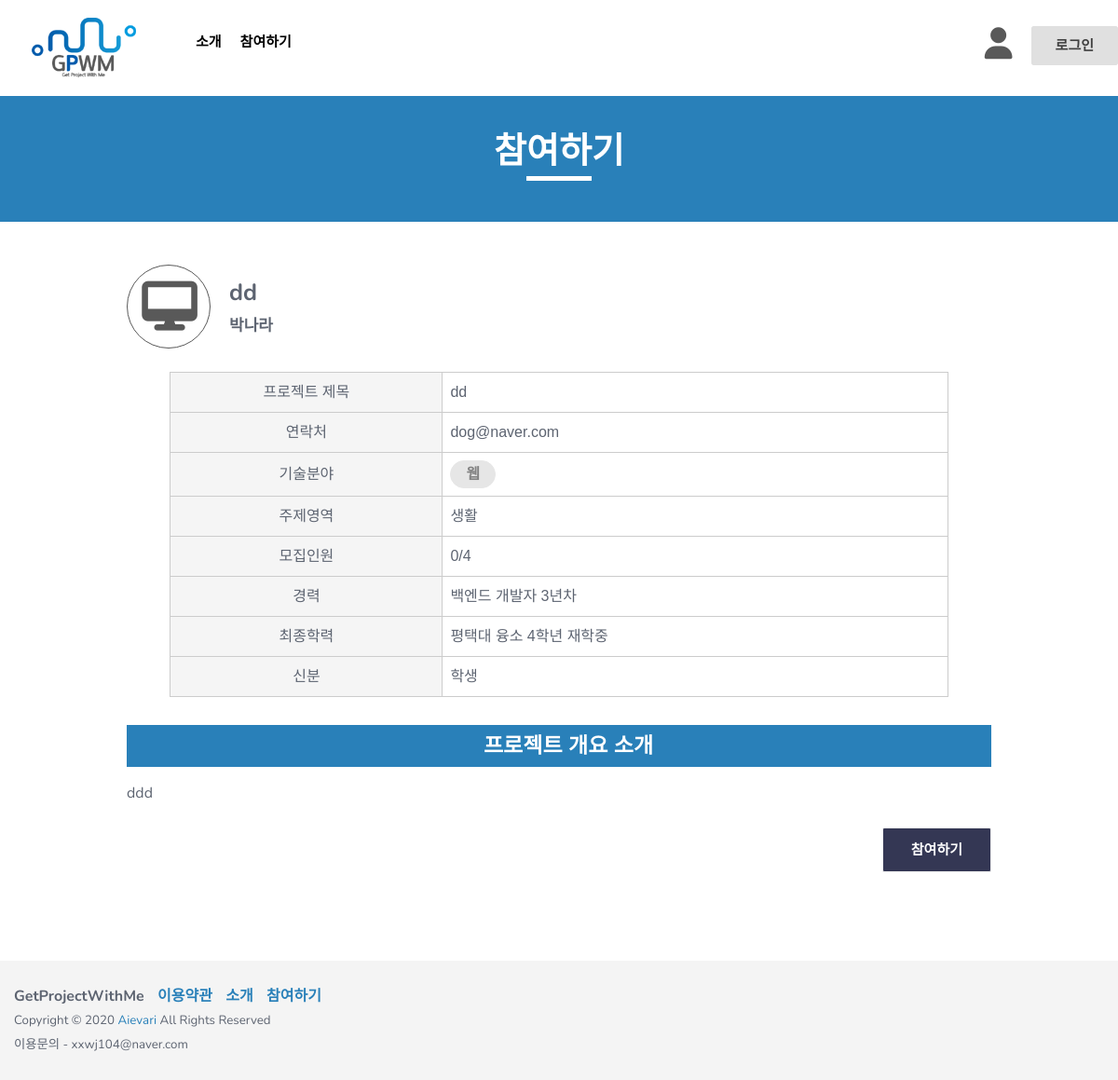
Screenshot of /board/posting/20/ with the database file from the repository.
### board/models.py (models this page shows, shortened)
class Writing(models.Model):
    TECHNICAL_CHOICES = {
       ('웹', '웹'),
       ('앱', '앱'),
       ('게임', '게임'),
       ('인공지능', '인공지능'),
       ('기타', '기타')
    }
    TOPIC_CHOICES = {
       ('생활', '생활'),
       ('업무', '업무'),
       ('공공/교통', '공공/교통'),
       ('금융/핀테크', '금융/핀테크'),
       ('의료', '의료'),
       ('교육', '교육'),
       ('유통/쇼핑', '유통/쇼핑'),
       ('엔터테인먼트', '엔터테인먼트'),
       ('기타', '기타')
    }
    IDENTITY_CHOICES = {
       ('학생', '학생'),
       ('취준생', '취준생'),
       ('직장인', '직장인'),
       ('기타','기타')
    }
    author = models.ForeignKey(User, on_delete=models.CASCADE, null=False)  # 유저모델과 연결!
    title = models.CharField(max_length=200, default = '') #프로젝트 개요
    technical_field = models.CharField(max_length=80, choices=TECHNICAL_CHOICES, default = '') #기술분야
    topic_area = models.CharField(max_length=80, choices=TOPIC_CHOICES, default = '')#주제영역
    content = models.TextField('프로젝트 개요서 첨부')  # 프로젝트 개요서 첨부
    team = models.CharField(max_length=30, default = '')#모집인원
    최종학력 = models.CharField(max_length=200, default = '')
    신분 = models.CharField(max_length=200, choices=IDENTITY_CHOICES, default = '')
    like = models.ManyToManyField(User, related_name='likes',blank=True)
    like_count = models.PositiveIntegerField(default=0) #0또는 양수만 받는 필드
    create_date = models.DateTimeField(auto_now_add=True)  # 글이 만들어지면 자동 작성.
    modify_date = models.DateTimeField(null=True, blank=True)  # 수정할 때마다 갱신.(뷰에서 제어)

### board/views.py (the view)
# urls.py: path('posting/<int:pk>/', views.posting, name='posting'),
def posting(request, pk):
    post = Writing.objects.get(pk=pk)
    return render(request, 'posting.html', {'post':post})

### board/templates/posting.html (shortened to what this page needs)
<!DOCTYPE html>
<html class="no-js" lang="en">
  <head>
    <link rel="stylesheet" href="/static/css/bootstrap.min.css" />
    <link rel="stylesheet" href="/static/css/owl.carousel.css" />
    <link rel="stylesheet" href="/static/css/owl.transitions.css" />
    <link rel="stylesheet" href="/static/css/animate.css" />
    <link rel="stylesheet" href="/static/css/meanmenu.min.css" />
    <link rel="stylesheet" href="/static/css/font-awesome.min.css" />
    <link rel="stylesheet" href="/static/css/themify-icons.css" />
    <link rel="stylesheet" href="/static/css/flaticon.css" />
    <link rel="stylesheet" href="/static/css/magnific.min.css" />
    <link rel="stylesheet" href="/static/css/style.css" />
    <link rel="stylesheet" href="/static/css/responsive.css" />
  </head>
  <body>
    <header class="header-one">
      <div id="sticker" class="header-area hidden-xs">
        <div class="container">
          <div class="row">
            <div class="col-md-12 col-sm-12">
              <div class="row">
                <div class="col-md-2 col-sm-3">
                  <div class="logo">
                    <a
                      class="navbar-brand page-scroll white-logo"
                      href="{% url "main" %}"
                    >
                      <img src="/static/img/logo/GPWM_logo.png" alt="" />
                    </a>
                  </div>
                </div>
                <div class="col-md-10 col-sm-9">
                  <div class="header-right-link usericonflex">
                    <div class="usericon">
                      <a class="pages iconcolor" href="{% url "mypage" %}"
                        ><i class="fa-solid fa-user"></i
                      ></a>
                    </div>
                    <div class="loginm">
                        {% if user.is_authenticated %}
                        <a class="s-menu" href="{% url "logout" %}">{{ user.username }}(로그아웃)</a>
                        {% else %}
                        <a class="s-menu" href="{% url "login" %}">로그인</a>
                        {% endif %}
                    </div>
                  </div>
                  <nav class="navbar navbar-default">
                    <div class="collapse navbar-collapse" id="navbar-example">
                      <div class="main-menu">
                        <ul class="nav navbar-nav navbar-right">
                          <li>
                            <a class="pages" href="{% url "introduce" %}">소개</a>
                          </li>
                          <li>
                            <a href="{% url "list" %}">참여하기</a>
                          </li>
                        </ul>
                      </div>
                    </div>
                  </nav>
                </div>
              </div>
            </div>
          </div>
        </div>
      </div>
    </header>
    <div class="page-area">
      <div class="breadcumb-overlay"></div>
      <div class="container">
        <div class="row">
          <div class="col-md-12 col-sm-12 col-xs-12">
            <div class="breadcrumb text-center">
              <div class="section-headline white-headline">
                <h3>참여하기</h3>
                <hr />
              </div>
            </div>
          </div>
        </div>
      </div>
    </div>
    <div class="support-service-area fix prostart">
      <div class="container conwidth">
        <div class="row">
          <div>
            <a class="support-images" href="#"
              ><i class="fa-solid fa-desktop cateicon"></i
            ></a>
            <p class="protitle">{{post.title}}</p>
            <p class="protitle proname">{{post.author.last_name}}</p>
          </div>
        </div>
      </div>
    </div>
    <div class="support-service-area fix prostart">
      <div class="container conwidth">
        <div class="row">
          <div class="col-md-12 col-sm-12 col-xs-12">
            <div class="deposite-content">
              <div class="diposite-box">
                <div class="deposite-table">
                  <table>
                    <tr>
                      <td>프로젝트 제목</td>
                      <td class="tdright">{{post.title}}</td>
                    </tr>
                    <tr>
                        <td>연락처</td>
                        <td class="tdright">{{post.author.email}}</td>
                      </tr>
                    <tr>
                      <td>기술분야</td>
                      <td class="tdright">
                        <h6 class="catename procate">{{post.technical_field}}</h6>
                      </td>
                    </tr>
                    <tr>
                      <td>주제영역</td>
                      <td class="tdright">{{post.topic_area}}</td>
                    </tr>
                    <tr>
                      <td>모집인원</td>
                      <td class="tdright">{{post.like_count}}/{{post.team}}</td>
                    </tr>
                    <tr>
                      <td>경력</td>
                      <td class="tdright">{{post.author.first_name}}</td>
                    </tr>
                    <tr>
                      <td>최종학력</td>
                      <td class="tdright">{{post.최종학력}}</td>
                    </tr>
                    <tr>
                      <td>신분</td>
                      <td class="tdright">{{post.신분}}</td>
                    </tr>
                  </table>
                </div>
              </div>
            </div>
          </div>
        </div>
        <div class="procontain">
          <div class="col-md-12 col-sm-12 col-xs-12 lefttxt backcolor">
              프로젝트 개요 소개
          </div>
          <tr>{{post.content|safe}}</tr>
        </div>
        <div class="col-md-12 col-sm-12 col-xs-12 disf">
          {% if user in post.like.all %}
          <a id="signup" class="login-btn proenroll pad" onclick="notenroll()" href="{% url 'likes' post.id %}"
            >참여취소</a
          >
          {% else %}
          <a id="signup" class="login-btn proenroll pad" onclick="enroll()" href="{% url 'likes' post.id %}"
            >참여하기</a
          >
          {% endif %}
        </div>
      </div>
    </div>
    <div class="support-service-area fix prostart">
      <div class="container conwidth">
        <div class="row">
          <div class="col-md-12 col-sm-12 col-xs-12">
          </div>
        </div>
      </div>
    </div>
    <footer class="footer1">
      <div class="footer-area-bottom">
        <div class="container">
          <div class="row">
            <div class="col-md-6 col-sm-6 col-xs-12">
              <div class="copyright">
                <p class="fontwei">
                  <span>GetProjectWithMe</span>
                  <span><a href="#" class="colorblue">이용약관</a></span>
                  <span
                    ><a href="{% url "introduce" %}" class="colorblue">소개</a></span
                  >
                  <span
                    ><a href="{% url "list" %}" class="colorblue">참여하기</a></span
                  >
                </p>
                <p class="txtsiz">
                  Copyright © 2020
                  <a href="#">Aievari</a> All Rights Reserved
                  <br>
                  이용문의 - xxwj104@naver.com
                </p>
              </div>
            </div>
          </div>
        </div>
      </div>
    </footer>
  </body>
</html>

### loginapp/static/css/responsive.css (style rules this page uses)
@media (min-width: 992px) and (max-width: 1269px) { .header-right-link { margin-left: 10px; } }
@media (min-width: 992px) and (max-width: 1269px) { .main-menu ul.navbar-nav li a { font-size: 15px; padding: 35px 10px; } }
@media (min-width: 992px) and (max-width: 1269px) { .diposite-box { width: 90%; } }

### rows the page displays
Writing: title "dd", author.last_name "박나라", author.email "dog@naver.com", technical_field "웹", topic_area "생활", like_count "0", team "4", author.first_name "백엔드 개발자 3년차", 최종학력 "평택대 융소 4학년 재학중", 신분 "학생", content "ddd"
